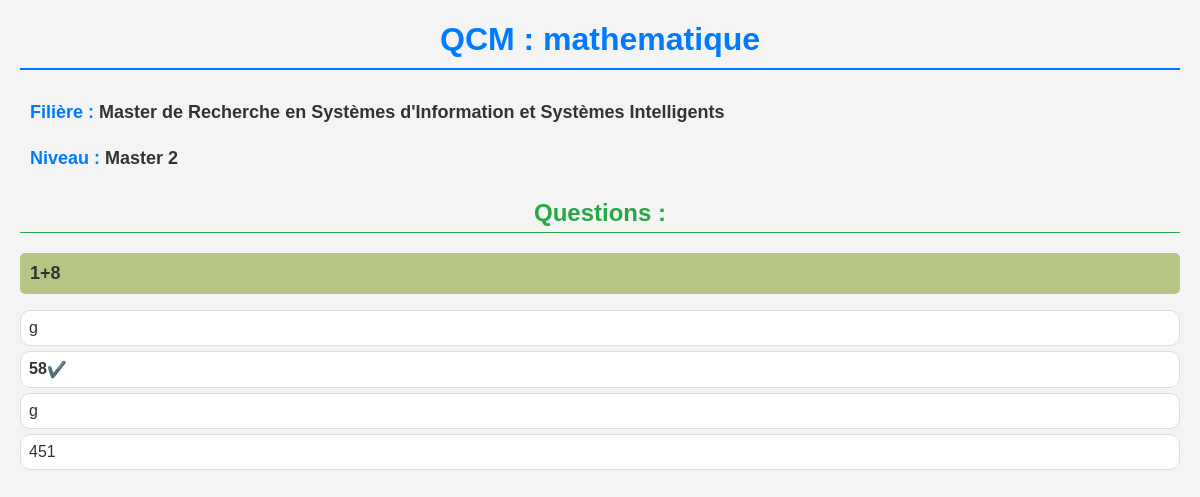
The page /pages/voir_qcm.php?id=24 on the database its author committed.
### tables this page shows
CREATE TABLE `qcm` (
  `id_qcm` int(11) NOT NULL,
  `niveau` int(11) NOT NULL,
  `titre` varchar(100) NOT NULL,
  `filiere` int(11) NOT NULL
);

CREATE TABLE `filiere` (
  `id` int(11) NOT NULL,
  `lib_fil` varchar(100) NOT NULL,
  `abr_fil` varchar(50) NOT NULL
);

CREATE TABLE `niveau` (
  `id` int(11) NOT NULL,
  `lib_niv` varchar(100) NOT NULL,
  `abr_niv` varchar(50) NOT NULL
);

CREATE TABLE `questions` (
  `id` int(11) NOT NULL,
  `id_qcm` int(11) NOT NULL,
  `texte_question` varchar(255) NOT NULL
);

CREATE TABLE `reponses` (
  `id` int(11) NOT NULL,
  `question_id` int(11) DEFAULT NULL,
  `texte_reponse` text NOT NULL,
  `est_correct` tinyint(1) NOT NULL DEFAULT 0
);

### pages/Voir_qcm.php (the view, shortened to what this page needs)
<?php
require_once "../config/connexion.php";
$id = intval($_GET['id']);
$sql = "SELECT * FROM qcm WHERE id_qcm = $id";
$stmt = $pdo->prepare($sql);
$stmt->execute();
$qcm = $stmt->fetch(PDO::FETCH_ASSOC);
$sql2 = "SELECT * FROM questions WHERE id_qcm = $id";
$stmt2 = $pdo->prepare($sql2);
$stmt2->execute();
$questions = $stmt2->fetchAll(PDO::FETCH_ASSOC);
?>
<!DOCTYPE html>
<html lang="fr">
<head>
</head>
<body>
     <?php
     $s1= "SELECT lib_niv from niveau where id=$qcm[niveau]";
     $stm = $pdo->prepare($s1);
     $stm->execute();
     $niv = $stm->fetchColumn();
     $s2= "SELECT lib_fil from filiere where id=$qcm[filiere]";
     $stm = $pdo->prepare($s2);
     $stm->execute();
     $fil = $stm->fetchColumn();
     ?>
    <h1>QCM : <?= htmlspecialchars($qcm['titre']) ?></h1>
    <p><strong>Filière :</strong> <?= htmlspecialchars($fil) ?></p>
    <p><strong>Niveau :</strong> <?= htmlspecialchars($niv) ?></p>
    <h2>Questions :</h2>
    <?php foreach ($questions as $question): ?>
        <p class="question"><?= htmlspecialchars_decode($question['texte_question']) ?></p>
        <?php
        $sql3 = "SELECT * FROM reponses WHERE question_id = $question[id]";
        $stmt3 = $pdo->prepare($sql3);
        $stmt3->execute();
        $reponses = $stmt3->fetchAll(PDO::FETCH_ASSOC);
        ?>
        <ul>
            <?php foreach ($reponses as $reponse): ?>
                <li class="reponse <?= $reponse['est_correct'] ? 'correct' : '' ?>">
                 <?= htmlspecialchars_decode($reponse['texte_reponse']) ?>
                 <?php if ($reponse['est_correct']): ?>
              <span class="icon">✔️</span>
                  <?php endif; ?>
              </li>
            <?php endforeach; ?>
        </ul>
    <?php endforeach; ?>
</body>
</html>

### pages/Voir_qcm.php (style rules this page uses)
body { font-family: Arial, sans-serif; margin: 20px; background-color: #f4f4f4; color: #333; text-align: left; }
p { margin: 5px 0; padding: 10px; font-size: 18px; font-weight: bold; color: #333; }
strong { color: #007bff; font-size: 18px; }
h1 { color: #007BFF; text-align: center; border-bottom: 2px solid #007bff; padding-bottom: 10px; }
h2 { color: #28a745; border-bottom: 1px solid #28a745; padding-bottom: 5px; margin-top: 20px; text-align: center; }
.question { font-weight: bold; margin-top: 20px; padding: 10px; background:rgb(182, 196, 133); border-radius: 5px; font-size: 18px; }
ul { list-style: none; padding: 0; }
.reponse { padding: 8px; margin: 5px 0; border-radius: 10px; transition: all 0.3s ease; background: #ffffff; border: 1px solid #ddd; display: flex; align-items: center; font-size: 16px }
.correct { font-weight: bold; }

### rows shown on the page
qcm: titre "mathematique"
filiere: lib_fil "Master de Recherche en Systèmes d'Information et Systèmes Intelligents"
niveau: lib_niv "Master 2"
questions: texte_question "1+8"
reponses: texte_reponse "g"
reponses: texte_reponse "58"
reponses: texte_reponse "g"
reponses: texte_reponse "451"
